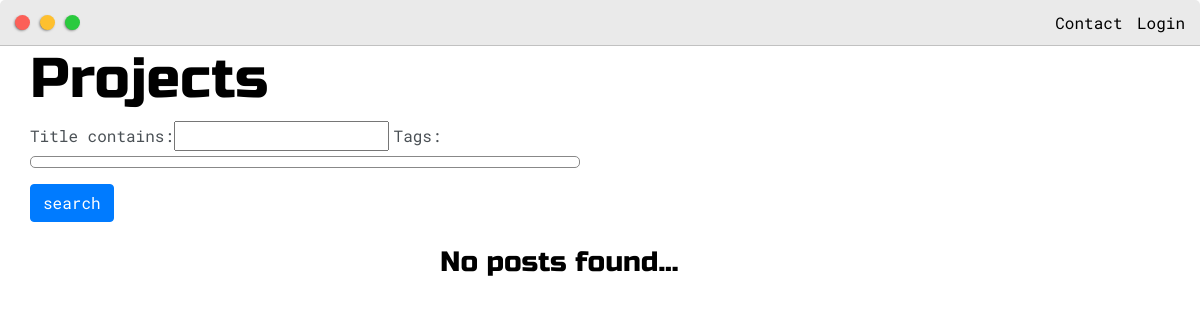
The app's page /posts/, older data.
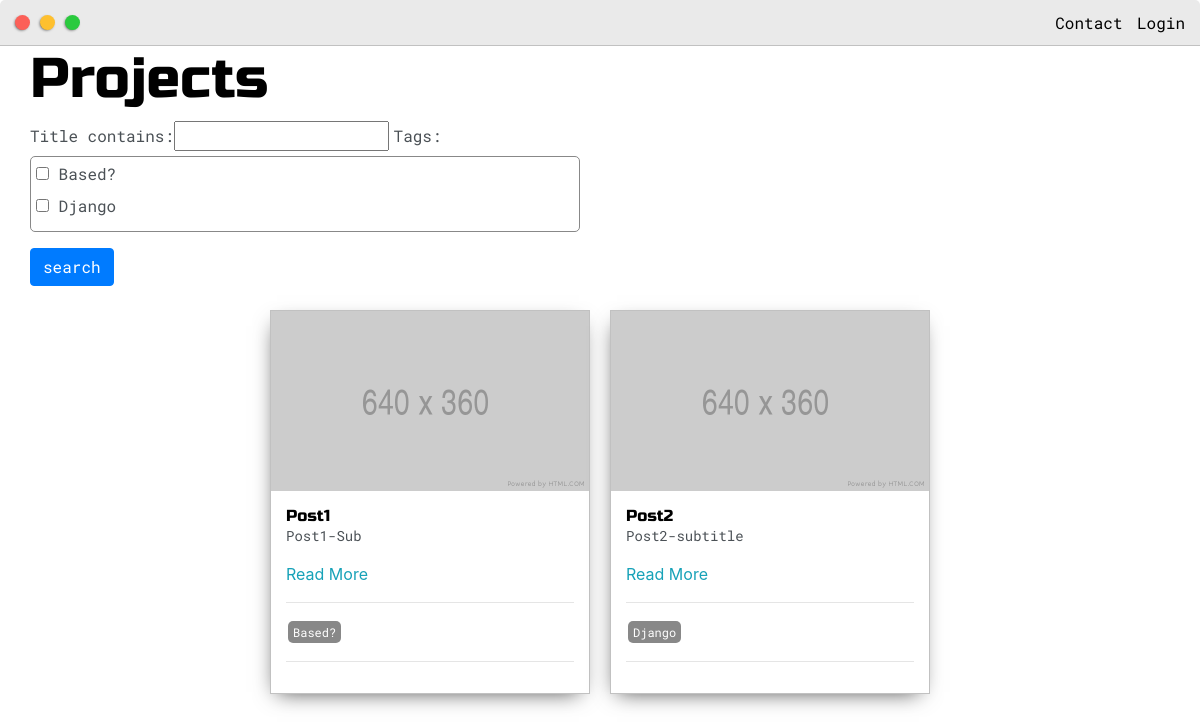
The same page, newer data.
### base/models.py (models this page shows, shortened)
class Post(models.Model):
    title = models.CharField(max_length=200)
    sub_title = models.CharField(max_length=200)
    body = RichTextField(null=True, blank=True)
    created = models.DateTimeField(auto_now_add=True)
    featured = models.BooleanField(default=False)
    active = models.BooleanField(default=False)
    thumbnail = models.ImageField(null=True, blank=None, upload_to="images", default="placeholder.png")
    tags = models.ManyToManyField(Tag, null=True)
    slug = models.SlugField(null=True, blank=True)

class Tag(models.Model):
    name = models.CharField(max_length=50)
    def __str__(self):
        return self.name

### base/views.py (the view)
# urls.py: path('posts/', views.posts, name="posts"),
def posts(request):
    posts = Post.objects.filter(active=True)
    postFilter = PostFilter(request.GET,queryset=posts)
    posts = postFilter.qs
    page = request.GET.get('page')
    paginator = Paginator(posts,3)
    try:
        posts = paginator.page(page)
    except PageNotAnInteger:
        posts = paginator.page(1)
    except EmptyPage:
        posts = paginator.page(paginator.num_pages)
    context = {'posts':posts, 'postFilter':postFilter}
    return render(request,'base/posts.html', context)

### base/templates/base/posts.html (shortened to what this page needs)
{% extends 'base/main.html' %}
{% load static %}
{% load crispy_forms_tags %}
{% block content %}
<div class="main-container">
	<h1>Projects</h1>
	<form id="searchForm" method="GET">
		{{postFilter.form}}
		<input class="btn btn-primary" type="submit" value="search">
	</form>
	<br>
	<div class="post-wrapper">
		{% for post in posts %}
		<div>
			<div class="post">
				<img class="thumbnail" src="{{post.thumbnail.url}}">
				<div class="post-preview">
					<h6 class="post-title">{{post.title}}</h6>
					<p class="post-intro">{{post.sub_title}}</p>
					<a href="{% url 'post' post.id %}">Read More</a>
					<hr>
					{% for tag in post.tags.all %}
					<span class="tag">{{tag}}</span>
					{% endfor %}
					<hr>
				</div>
			</div>
		</div>
		{% empty %}
			<h3>No posts found...</h3>
		{% endfor %}
	</div>
</div>
{% endblock content %}

### base/templates/base/main.html (shortened to what this page needs)
<!DOCTYPE html>
{% load static %}
<html lang="en">
<head>
    <link rel="stylesheet" href="https://maxcdn.bootstrapcdn.com/bootstrap/4.0.0/css/bootstrap.min.css">
	<link rel="stylesheet" type="text/css" href="{% static 'css/default.css' %}">
</head>
<body>
    {% include 'base/navbar.html' %}
    {% block content %}
    {% endblock content %}
</body>
</html>

### base/templates/base/navbar.html (shortened to what this page needs)
{% load static %}
<div class="nav-wrapper">
	<a href="{% url 'home' %}">
		<div class="dots-wrapper">
			<div id="dot-1" class="browser-dot"></div>
			<div id="dot-2" class="browser-dot"></div>
			<div id="dot-3" class="browser-dot"></div>
		</div>
	</a>
	<ul id="navigation">
		<li><a href="{% url 'home' %}#contact">Contact</a></li>
		{% if request.user.is_authenticated %}
			<li><a> Account</a></li>
			<li><a>Logout</a></li>
		{% else %}
			<li><a>Login</a></li>
		{% endif %}
	</ul>
</div>

### static/css/default.css (style rules this page uses)
:root { --mainColor:#eaeaea; --secondaryColor:#fff; --borderColor:#c1c1c1; --mainText:black; --secondaryText:#4b5156; --themeDotBorder:#24292e; --previewBg:rgb(251, 249, 243, 0.8); --previewShadow:#f0ead6; --buttonColor:black; }
html, body { padding: 0; margin: 0; scroll-behavior: smooth; }
body * { transition: 0.3s; }
h1, h2, h3, h4, h5, h6, strong { color: var(--mainText); font-family: 'Russo One', sans-serif; font-weight: 500; }
p, li, span, label, input, textarea { color: var(--secondaryText); font-family: 'Roboto Mono', monospace; }
a { text-decoration: none; color:#17a2b8; }
ul { list-style: none; }
h1 { font-size: 56px; }
h6 { font-size: 16px; }
.main-container { width: 1200px; margin: 0 auto; }
.nav-wrapper { border-radius:5px 5px 0 0; grid-area:nav-wrapper; border-bottom: 1px solid var(--borderColor); display: flex; justify-content: space-between; align-items: center; background-color: var(--mainColor); }
#navigation a { color:var(--mainText); }
#navigation { margin:0; padding: 10px; }
#navigation li { display: inline-block; margin-right: 5px; margin-left:5px; }
.dots-wrapper { display: flex; padding: 10px; }
#dot-1 { background-color: #FC6058; }
#dot-2 { background-color: #FEC02F; }
#dot-3 { background-color: #2ACA3E; }
.browser-dot { background-color: black; height: 15px; width: 15px; border-radius: 50%; margin: 5px; -webkit-box-shadow: -1px 1px 3px -1px rgba(0,0,0,0.75); -moz-box-shadow: -1px 1px 3px -1px rgba(0,0,0,0.75); box-shadow: -1px 1px 3px -1px rgba(0,0,0,0.75); }
.post-wrapper { display: grid; grid-template-columns: repeat(auto-fit, 320px); gap:20px; justify-content: center; padding-bottom: 50px; }
.post { border:1px solid var(--borderColor); -webkit-box-shadow: -2px 7px 21px -9px rgba(0,0,0,0.75); -moz-box-shadow: -2px 7px 21px -9px rgba(0,0,0,0.75); box-shadow: -2px 7px 21px -9px rgba(0,0,0,0.75); }
.thumbnail { display: block; width: 100%; height:180px; object-fit: cover; }
.post-preview { background-color: #fff; padding:15px; }
.post-title { color:black; margin: 0; }
.post-intro { color:#4b5156; font-size: 14px; }
.tag { display:inline-block; color:#fff; background-color: #888; border-radius: 5px; margin: 2px; padding: 2px 5px; font-size: 12px; }
@media screen and (max-width: 1200px) { .main-container { width: 95%; } }

### base/templates/base/posts.html (style rules this page uses)
#div_id_tags, #id_tags { overflow-y: scroll; max-height: 100px; border-radius: 5px; max-width: 550px; padding: 5px; border:1px solid #888; }

Row changes from the older to the newer data that the page shows:
added Post: thumbnail (placeholder picture), title "Post1", sub_title "Post1-Sub"
added Tag: name "Based?", shown under "Post1"
added Post: thumbnail (placeholder picture), title "Post2", sub_title "Post2-subtitle"
added Tag: name "Django", shown under "Post2"
Text that changed along with them:
form field tags: (not shown) → "☐ ☐"
text no longer shown: "Title contains: Tags: No posts found..."
text now shown: "Title contains: Tags: Based? Django"
